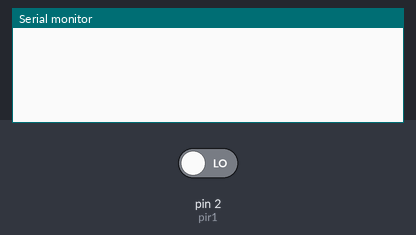
Bench run of a sketch on a simulated Arduino Uno, built with avr-gcc and run on an emulated ATmega328P. Parts: the last lines printed to the serial monitor. The test bench sets the inputs (shaded band); at power-on: pin 2 (pir1) LOW.

Above: at 1.2 s.
1.3 s: pin 2 (pir1) driven HIGH
At 2.3 s:
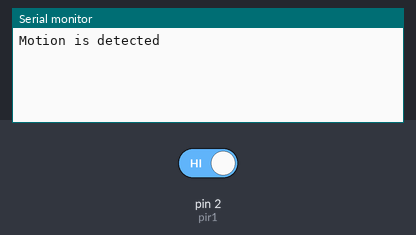
2.8 s: pin 2 (pir1) driven LOW
At 3.4 s:
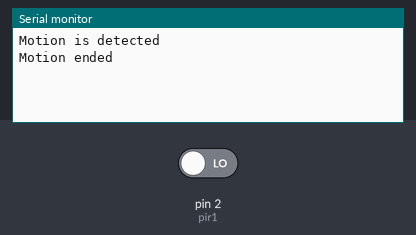

The sketch:

pir2.ino
```cpp
int pir1=2;
int value=0;
int pirstate=LOW;

void setup()
{
  pinMode(pir1,INPUT);
  Serial.begin(9600);
}

void loop()
{
 value=digitalRead(pir1);

      if(value==HIGH)
      {
        if(pirstate==LOW)
      {
        Serial.println("Motion is detected");
        pirstate=HIGH;

      }
    }
    else
    {
      if(pirstate==HIGH)
      {

        Serial.println("Motion ended");
        pirstate=LOW;
      }

    }
}
```

Measured:
- after the input at 1.3 s, the serial monitor: prints a new line at once (image 1)
- after the input at 2.8 s, the serial monitor: prints a new line at once (image 2)
